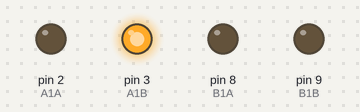
Bench run of a sketch on a simulated Arduino Uno, built with avr-gcc and run on an emulated ATmega328P. Shown: output pins drawn as LEDs (lit = HIGH).

Above: at 3.1 s.
At 9.1 s:
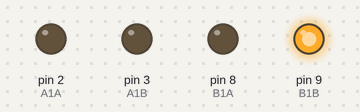
At 11.1 s:
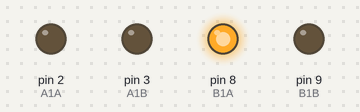
At 20.1 s:
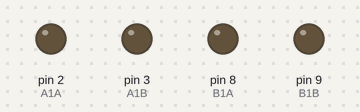
At 27.1 s:
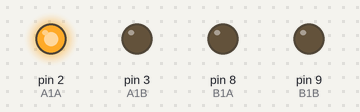
At 37.1 s:
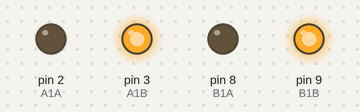
Timing chart, 0 to 40.0 s (numbered marks = the images above):
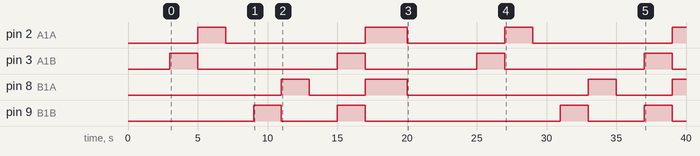

Measured:
- by itself, pin 2 (A1A): goes HIGH 2.0 s, LOW 10.0 s, HIGH 3.0 s, LOW 7.0 s, HIGH 2.0 s, LOW 10.0 s, then HIGH
- by itself, pin 3 (A1B): LOW → HIGH at 3.0 s, → LOW 2.0 s later, → HIGH 10.0 s later, → LOW 2.0 s later, … (8 changes in this stretch)
- by itself, pin 8 (B1A): goes HIGH 2.0 s, LOW 4.0 s, HIGH 3.0 s, LOW 13.0 s, HIGH 2.0 s, LOW 4.0 s, then HIGH
- by itself, pin 9 (B1B): LOW → HIGH at 9.0 s, → LOW 2.0 s later, → HIGH 4.0 s later, → LOW 2.0 s later, … (8 changes in this stretch)

The sketch:

l9110s-2-channel-motor-driver.ino
```cpp
const int A1A = 2;//define pin 2 for A1A
const int A1B = 3;//define pin 3 for A1B

const int B1A = 8;//define pin 8 for B1A
const int B1B = 9;//define pin 9 for B1B

void setup() {
  pinMode(B1A,OUTPUT);// define pin as output
  pinMode(B1B,OUTPUT);

  pinMode(A1A,OUTPUT);
  pinMode(A1B,OUTPUT);
  delay(3000);
}

void loop() {

  motorA('R');// Turn motor A to RIGHT
  delay(2000);
  motorA('L');// Turn motor A to LEFT
  delay(2000);
  motorA('O');// Turn motor A OFF
  delay(2000);

  motorB('R');// Turn motor B to RIGHT
  delay(2000);
  motorB('L');// Turn motor B to LEFT
  delay(2000);
  motorB('O');// Turn motor B OFF
  delay(2000);

  motorA('R');// Turn motor A to RIGHT
  motorB('R'); // Turn motor A to RIGHT
  delay(2000);
  motorA('L');// Turn motor A to LEFT
  motorB('L');// Turn motor B to LEFT
  delay(3000);
  motorA('O');// Turn motor A OFF
  motorB('O');// Turn motor B OFF
  delay(5000);

}

/*
 * @motorA
 * activation rotation of motor A
 * d is the direction
 * R = Right
 * L = Left
 */
void motorA(char d)
{
  if(d =='R'){
    digitalWrite(A1A,LOW);
    digitalWrite(A1B,HIGH);
  }else if (d =='L'){
    digitalWrite(A1A,HIGH);
    digitalWrite(A1B,LOW);
  }else{
    //Robojax.com L9110 Motor Tutorial
    // Turn motor OFF
    digitalWrite(A1A,LOW);
    digitalWrite(A1B,LOW);
  }
}// motorA end


/*
 * @motorB
 * activation rotation of motor B
 * d is the direction
 * R = Right
 * L = Left
 */
void motorB(char d)
{

    if(d =='R'){
      digitalWrite(B1A,LOW);
      digitalWrite(B1B,HIGH);
    }else if(d =='L'){
      digitalWrite(B1A,HIGH);
      digitalWrite(B1B,LOW);
    }else{
    //Robojax.com L9110 Motor Tutorial
    // Turn motor OFF
      digitalWrite(B1A,LOW);
      digitalWrite(B1B,LOW);
    }

}// motorB end
```
